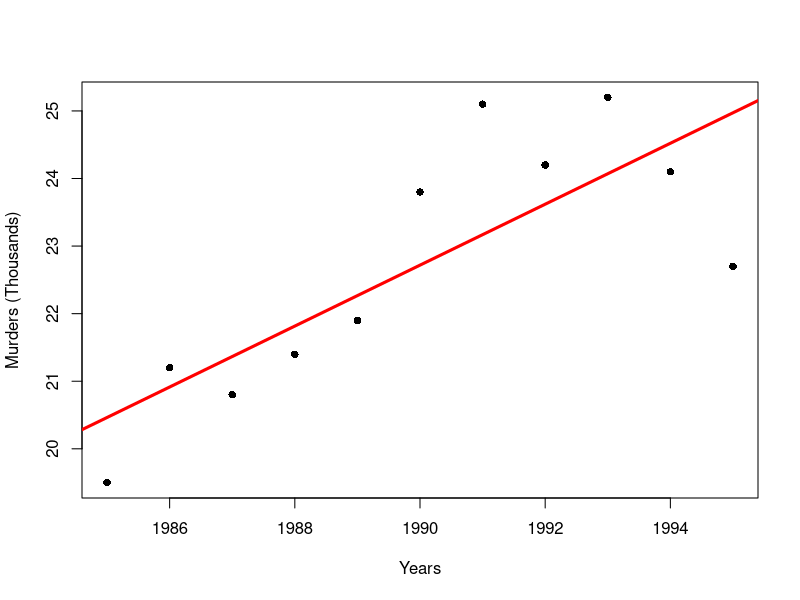
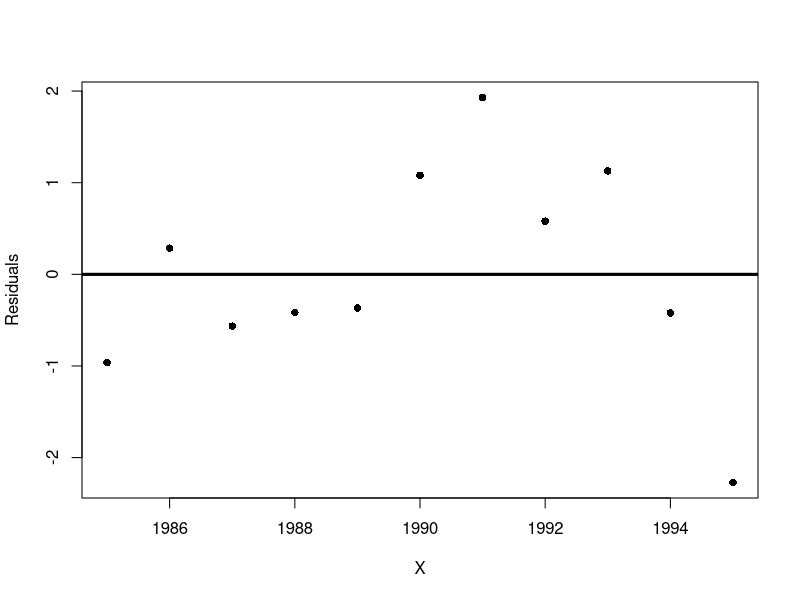
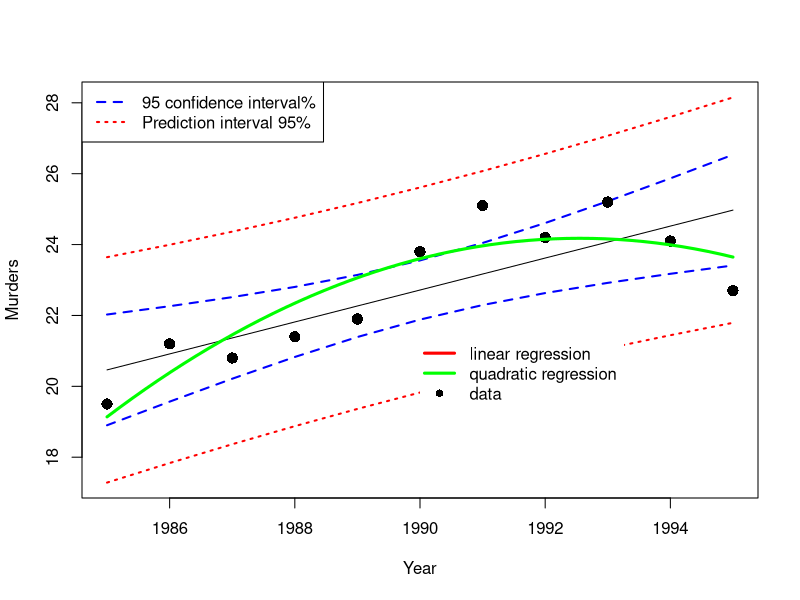
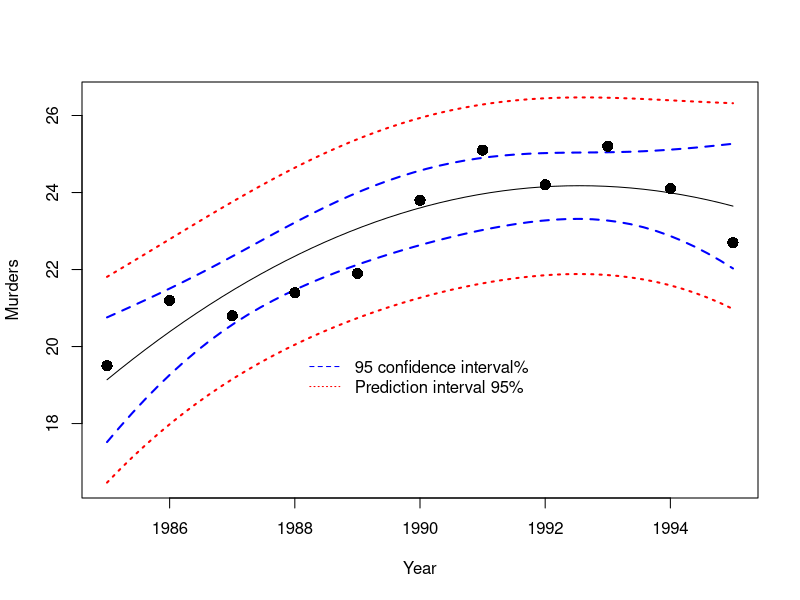

Write the R code that produced these figures, in order.
# Dinesh Allimuthu
# Data: the number of murders in the United States (in thousands) for the years intervals from 1985 to 1995.
Y <- c(19.5, 21.2, 20.8, 21.4, 21.9, 23.8, 25.1, 24.2, 25.2, 24.1, 22.7)
X <- 1985:1995

# To check if you already installed the package or not, type in the following:

# any(grepl("<name of your package>", installed.packages()))
# example: any(grepl("xlsx ", installed.packages()))

## Linear Trend
plot(X,Y,pch=16, xlab=c('Years'), ylab=c('Murders (Thousands)'), cex=1)
linReg <- lm(Y~X)
summary(linReg)
linReg$coefficients
abline(linReg$coefficients, col='red',lwd=3,lty=1)
res <- residuals(linReg)
plot(X,res,pch=16,ylab=c('Residuals'))
abline(h=0,lwd=3,lty=1)

# Normality of the interval
ks.test(res,"pnorm",mean(res),sd(res))

# confident and prediction interval
Xnew <- data.frame(x=seq(1985,1995,,11))
pred.w.clim<-predict(linReg,Xnew,interval="confidence",level=0.95)
pred.w.plim<-predict(linReg,Xnew,interval="prediction",level=0.95)
matplot(Xnew$x,cbind(pred.w.clim,pred.w.plim[,-1]),lty=c(1,2,2,3,3),
                     type="l",col=c("black","blue","blue","red","red"),
                     ylab="Murders",xlab="Year",lwd=c(1,2,2,2,2))
      
legend("topleft",lty=2:3,col=c("blue","red"),lwd=c(2,2),
       c("95 confidence interval%","Prediction interval 95%"))
points(X,Y,col="black",pch=16,cex=1.5)




## Quadratic trend
# plot(X,Y, pch=16)
X2 <- X^2
QuadModel <-lm(Y ~ X + X2)
summary(QuadModel)
timevalues <- seq(1985,1995,,50)
predictedY <- predict(QuadModel,list(X=timevalues, X2=timevalues^2))
lines(timevalues,predictedY, lwd=3,lty=1, col='green')

legend(1990, 21.5, c("linear regression", "quadratic regression", "data"),
       col = c("red","green", "black"), text.col = "black",
       lty = c(1, 1, 0), pch=c(NA_integer_, NA_integer_, 16),
       lwd = c(3, 3, 2), text.font=1,box.lty=0, cex=1)

pred.w.clim<-predict(QuadModel,list(X=timevalues,X2=timevalues^2),interval="confidence",level=0.95)
pred.w.plim<-predict(QuadModel,list(X=timevalues,X2=timevalues^2),interval="prediction",level=0.95)
matplot(timevalues,cbind(pred.w.clim,pred.w.plim[,-1]),lty=c(1,2,2,3,3),
        type="l",col=c("black","blue","blue","red","red"),
        ylab="Murders",xlab="Year",lwd=c(1,2,2,2,2))

legend(1988,20,lty=2:3,col=c("blue","red"),
       c("95 confidence interval%","Prediction interval 95%"),box.lty = 0,text.font = 1)

points(X,Y,col="black",pch=16,cex=1.5)

# ---------------------- The End ----------------------- #

